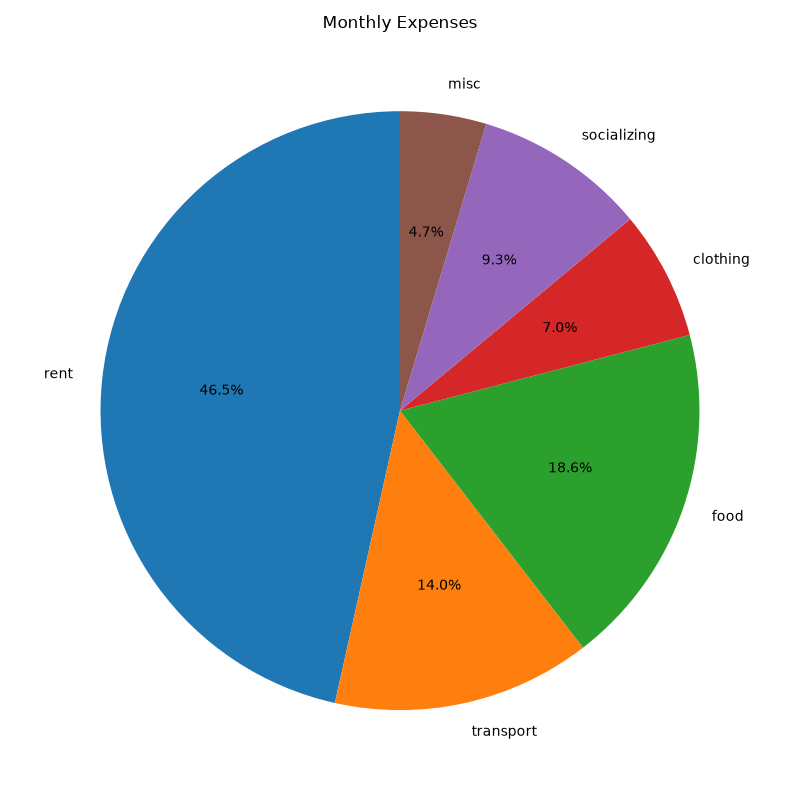

Source code (Python):
# Task 5 
from pathlib import Path
import matplotlib.pyplot as plt

category_names=[]
expenses=[]
total_expense = 0
with Path(__file__).with_name('expenses.txt').open('r', encoding='utf-8') as file:
    for line in file:
        parts = line.split()
        if len(parts) == 2:
            category, cost = parts[0], float(parts[1])
            category_names.append(category)
            expenses.append(cost)
            total_expense += cost

print(category_names)
if not expenses or total_expense <= 0:
    raise ValueError('expenses.txt must contain positive expense values.')

plt.figure(figsize=(8, 8))
plt.pie(expenses, labels=category_names, autopct='%1.1f%%', startangle=90)
plt.title('Monthly Expenses')
plt.tight_layout()
output = Path(__file__).with_name('Task_5_Expenses_Pie_Chart.png')
plt.savefig(output)
print('Total expenses:', total_expense)
print('Chart saved to:', output.name)
plt.show()
